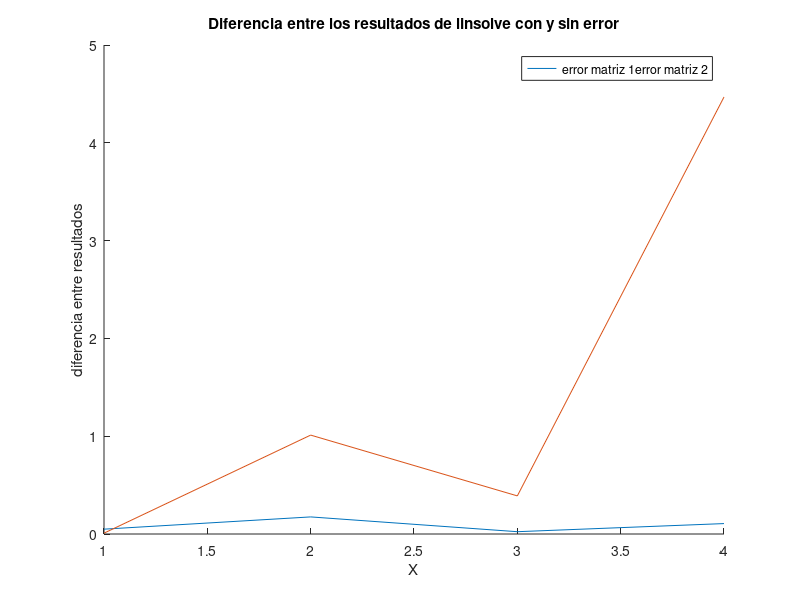

MATLAB code to generate this figure:
A1 = [0  2 10  7;
     2  7  7  1;
     1  9  0  5;
     4  0  0  6;
     2  8  4  1;
     10 5  0  3;
     2  6  4  0;
     1  1  9  3;
     6  4  8  2;
     0  3  0  9];
 
 B1 = [90;59;15;10;80;17;93;51;41;76];

A2 = [0.110 0 1 0;
     0 3.260 0 1;
     0.425 0 1 0;
     0 3.574 0 1;
     0.739 0 1 0;
     0 3.888 0 1;
     1.054 0 1 0;
     0 4.202 0 1;
     1.368 0 1 0;
     0 4.516 0 1];
 B2 = [317;237;319;239;321;241;323;243;325;245];
 
 %Número de condición
 condicionA1 = cond(A1);
 display(condicionA1)
 condicionA2 = cond(A2);
 display(condicionA2)
 
 %Calcular la solución del sistema
 sol1 = linsolve(A1, B1);
 display(sol1)
 sol2 = linsolve(A2, B2);
 display(sol2)
 
 %Meter ruido a la matriz y calcular la solución del sistema
 len = size(B1);
 noise = randn(len(1),1);
 
 sol_noise1 = linsolve(A1, B1+noise);
 display(sol_noise1)
 sol_noise2 = linsolve(A2, B2+noise);
 display(sol_noise2)
 
 error1 = ((sol1 - sol_noise1).^2).^(1/2);
 display(error1)
 error2 = ((sol2 - sol_noise2).^2).^(1/2);
 display(error2)
 
 figure("Name", "Diferencia entre los resultados de linsolve con y sin error")
 hold on
 plot(error1)
 plot(error2)
 legend(["error matriz 1","error matriz 2"])
 xlabel("X")
 ylabel("diferencia entre resultados")
 title("Diferencia entre los resultados de linsolve con y sin error")
 hold off